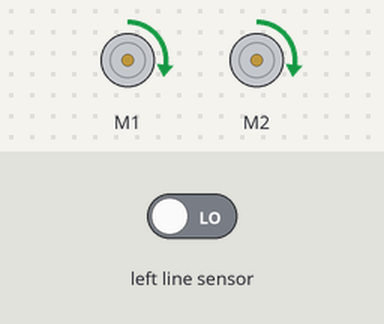
A program run on a simulated BBC micro:bit (MakeCode). On the bench: 2 × DC motor (green arrow = forward, orange = backward, longer = faster). Inputs (shaded band) come from the test bench; at power-on: left line sensor LOW.

Above: at 0.1 s.
Timing chart, 0 to 1.6 s (numbered marks = the images above):
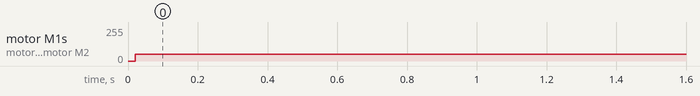

Measured:
- by itself, motor M1, motor M2: stopped → forward 50/255 at 0.02 s

The program:

main.ts
```typescript
basic.forever(function () {
    if (maqueen.readPatrol(maqueen.Patrol.PatrolLeft) == 0 && maqueen.readPatrol(maqueen.Patrol.PatrolLeft) == 0) {
        maqueen.motorRun(maqueen.Motors.All, maqueen.Dir.CW, 50)
    } else {
        if (maqueen.readPatrol(maqueen.Patrol.PatrolLeft) == 0) {

        }
    }
})
```

test.ts
```typescript
// aquí va el archivo "tests"; esto no se compilará cuando este paquete se utilice como una extensión.
```
